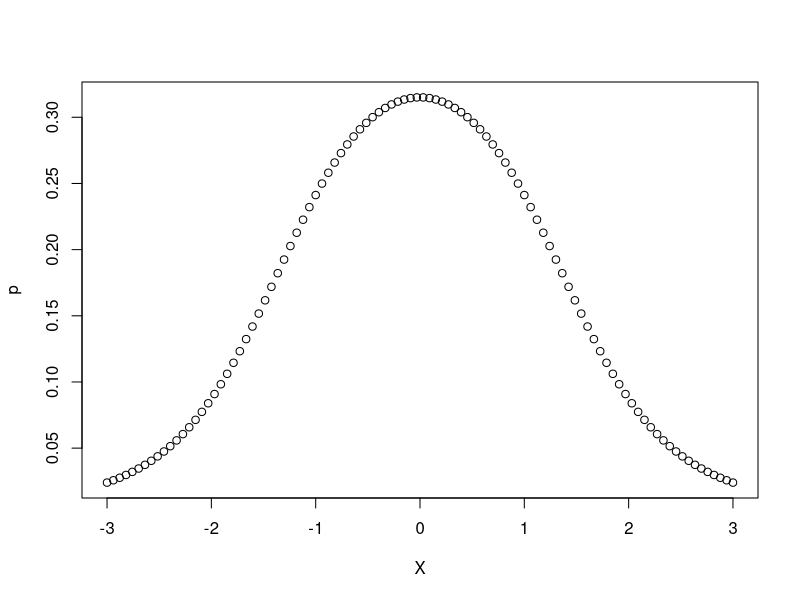

Write R code to recreate this figure. (Note: this script raises an error after producing the figure.)
#####
# Q1
# function
myPdf <- function(x){
  fv = dt(x+1,2)/4+dt(x-1,2)/4+dnorm(x)/2
  ii=(abs(x)>3)
  fv[ii]=0
  fv/(0.9384766)
}


# plot density function
set.seed(42)
n = 100
X = seq(-3,3,length.out=n)
p = myPdf(X)
plot(X, p)

# calculate variance
first <- function(x){
  return(x*myPdf(x))
}
second <- function(x){
  return((x^2)*myPdf(x))
}
m1 = integrate(first, -3, 3)[[1]]
m2 = integrate(second, -3, 3)[[1]]
variance = m2-m1**2
variance
#####
#Q2
integrate(myPdf, 1, 3)

#####
#Q3
#f(x,y) = f(x)f(y) # then two variables are independent
#f(x) = integral(f(x,y))*dy
#f(y) = integral(f(x,y))*dx


#####
#Q4
# False 


#####
#Q5
cdf_t <- function(x){
  return(1-(1/(x^2)))
}

# pdf is the derivative of cdf
pdf_5=function(x){
  2*x^(-3)
}
p_5=function(x){
  x*c(x)
}
mean=integrate(p_5,1,Inf)[[1]]
y=mean*2-1
print(y)
